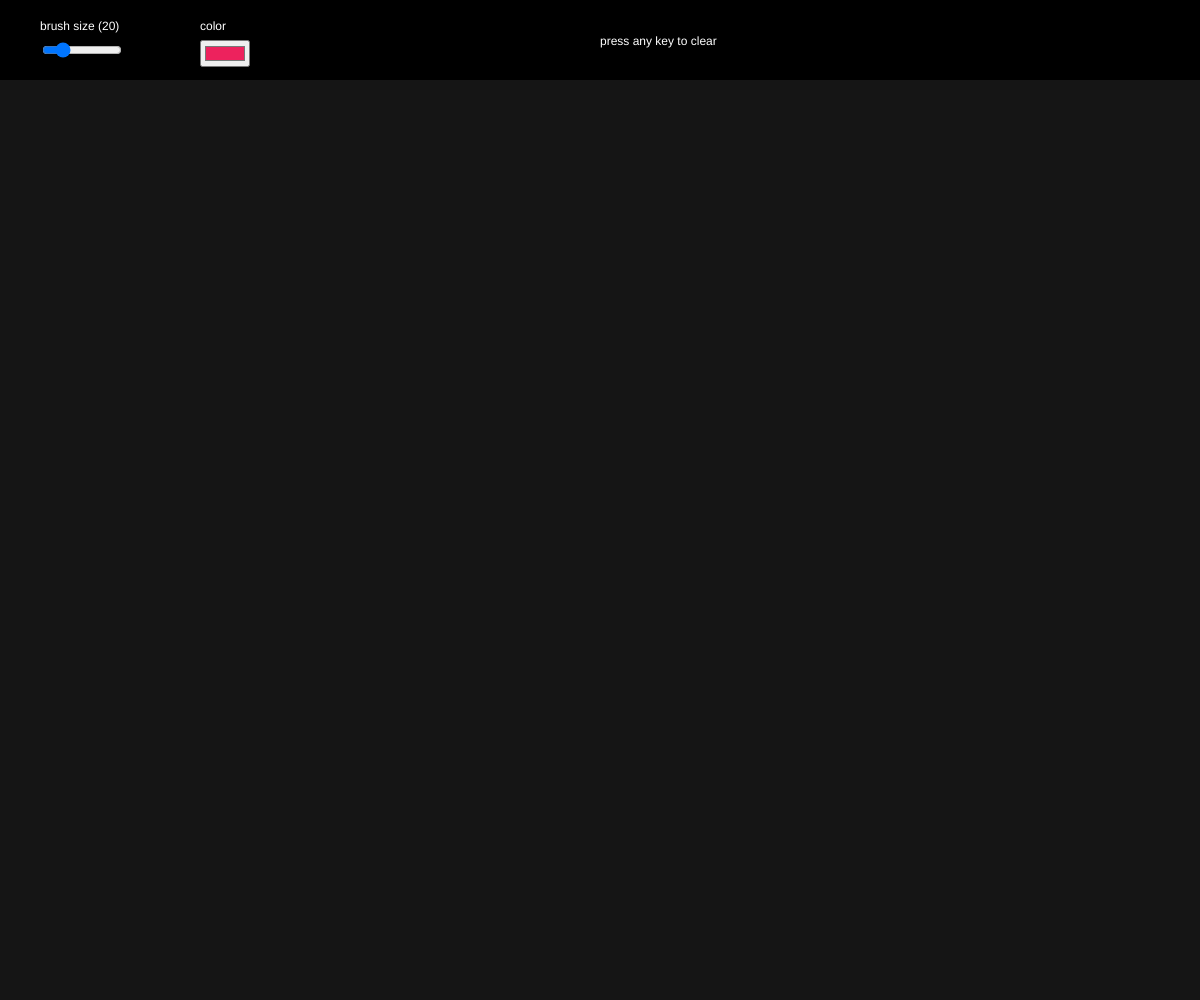
Frame 1 (no input)
Frame 60 (no input): identical to frame 1, image omitted
Frame 120 (the mouse pressed at the canvas centre since frame 60): identical to frame 1, image omitted

The p5.js sketch that drew this single still picture (run headless with seeded random() and noise() and a simulated clock; from frame 60 on, the mouse is pressed at the canvas centre):

// p5.js sketch
// ── sketch.js
// p5-basic-painter

let slider;
let colorPicker;

function setup() {
  createCanvas(windowWidth, windowHeight);
  background(21);

  // setup slider
  slider = createSlider(0, 100, 20);
  slider.position(40, 40);
  slider.style('width', '80px');

  // setup colorpicker
  colorPicker = createColorPicker('#ed225d');
  colorPicker.position(200, 40);
}

function draw() {
  noStroke();
  fill(0);
  rect(0, 0, width, 80);

  fill(255);
  textSize(12);
  text('brush size (' + slider.value() + ')', 40, 30);
  text('color', 200, 30);
  text('press any key to clear', 600, 45);
}

function mouseDragged() {
  fill(colorPicker.color());
  ellipse(mouseX, mouseY, slider.value(), slider.value());
}

function keyPressed() {
  background(21);
}
